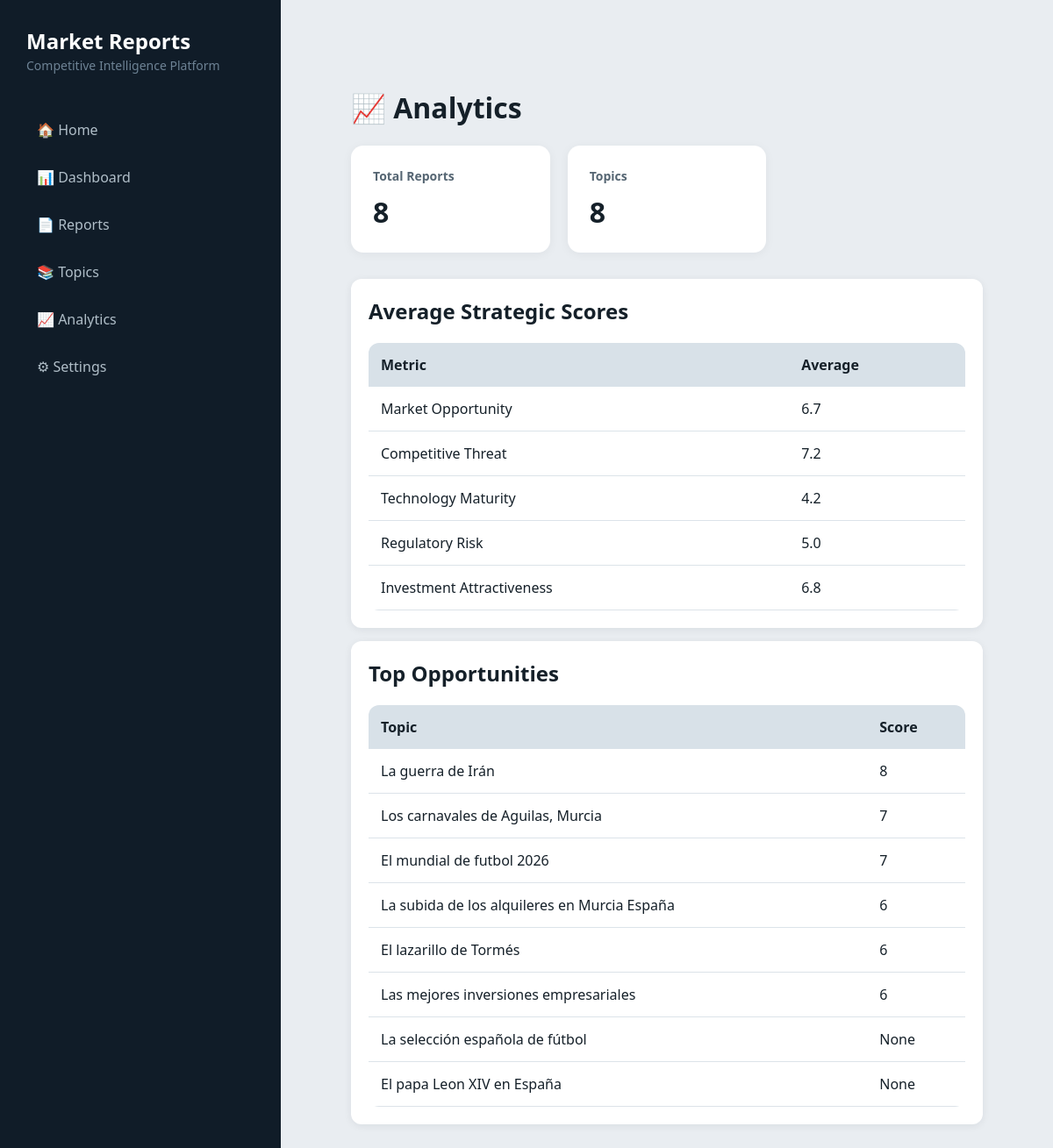
Before: /analytics with the older database file.
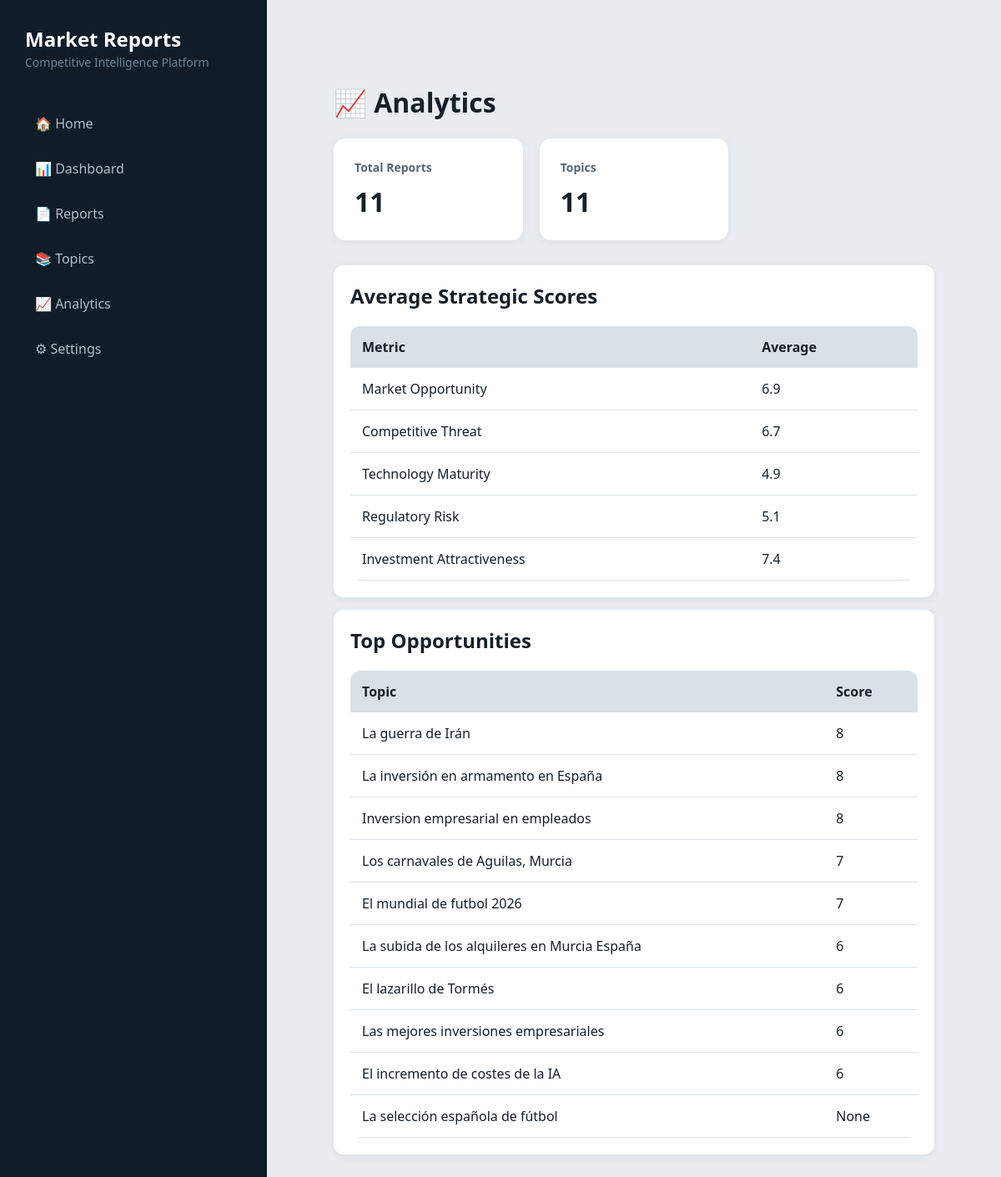
After: the same page with the newer database file.
### tables this page shows
CREATE TABLE reports (

        id INTEGER PRIMARY KEY AUTOINCREMENT,

        topic TEXT NOT NULL,

        created_at TEXT NOT NULL,

        market_opportunity INTEGER,

        competitive_threat INTEGER,

        technology_maturity INTEGER,

        regulatory_risk INTEGER,

        investment_attractiveness INTEGER,

        markdown_path TEXT,

        pdf_path TEXT
    , md_path TEXT);

### app/dashboard/server.py (the view)
@app.get("/analytics")
def analytics_page(request: Request):
    analytics = get_analytics_data()
    top_opportunities = get_top_opportunities()
    stats = get_dashboard_stats()
    return templates.TemplateResponse(
        request=request,
        name="analytics.html",
        context={
            "analytics": analytics,
            "top_opportunities": top_opportunities,
            "stats": stats
        }
    )

### app/dashboard/templates/analytics.html
{% set title = "Analytics" %}
{% extends "base.html" %}
{% block content %}
<h1>📈 Analytics</h1>
<div class="kpi-grid">
    <div class="kpi-card">
        <h3>Total Reports</h3>
        <span>{{ stats.total_reports }}</span>
    </div>
    <div class="kpi-card">
        <h3>Topics</h3>
        <span>{{ stats.total_topics }}</span>
    </div>
</div>
<div class="card">
    <h2>Average Strategic Scores</h2>
    <table>
        <tr>
            <th>Metric</th>
            <th>Average</th>
        </tr>
        <tr>
            <td>Market Opportunity</td>
            <td>{{ analytics.opportunity }}</td>
        </tr>
        <tr>
            <td>Competitive Threat</td>
            <td>{{ analytics.threat }}</td>
        </tr>
        <tr>
            <td>Technology Maturity</td>
            <td>{{ analytics.technology }}</td>
        </tr>
        <tr>
            <td>Regulatory Risk</td>
            <td>{{ analytics.risk }}</td>
        </tr>
        <tr>
            <td>Investment Attractiveness</td>
            <td>{{ analytics.investment }}</td>
        </tr>
    </table>
</div>
<div class="card">
    <h2>Top Opportunities</h2>
    <table>
        <tr>
            <th>Topic</th>
            <th>Score</th>
        </tr>
        {% for item in top_opportunities %}
        <tr>
            <td>{{ item[0] }}</td>
            <td>{{ item[1] }}</td>
        </tr>
        {% endfor %}
    </table>
</div>
{% endblock %}

Changed rows visible on the page:
no longer on this page (row unchanged): reports: topic "El papa Leon XIV en España", item "None"
added reports: topic "La inversión en armamento en España", market_opportunity "8"
added reports: topic "Inversion empresarial en empleados", market_opportunity "8"
added reports: topic "El incremento de costes de la IA", market_opportunity "6"
Other visible differences:
{{ stats.total_reports }}: "8" → "11"
{{ stats.total_topics }}: "8" → "11"
{{ analytics.opportunity }}: "6.7" → "6.9"
{{ analytics.threat }}: "7.2" → "6.7"
{{ analytics.technology }}: "4.2" → "4.9"
{{ analytics.risk }}: "5.0" → "5.1"
{{ analytics.investment }}: "6.8" → "7.4"
